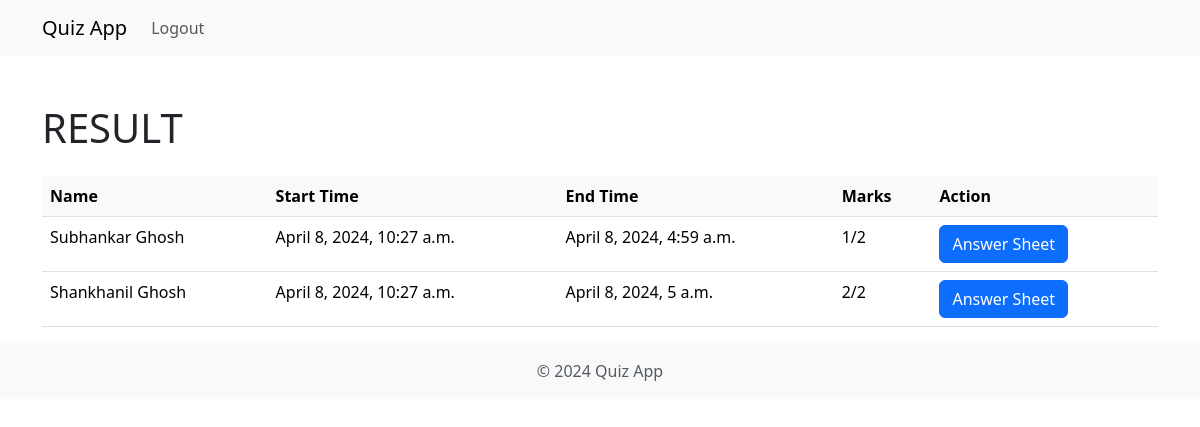
/quiz/attend_exam_list/13 (signed in), run on the app's committed database.
### quiz/models.py (models this page shows)
class QuizAttempt(models.Model):
    user = models.ForeignKey(User, on_delete=models.CASCADE)
    quiz = models.ForeignKey(Quiz, on_delete=models.CASCADE)
    start_time = models.DateTimeField(null=True, blank=True)
    end_time = models.DateTimeField(null=True, blank=True)
    score = models.PositiveIntegerField(default=0)

### quiz/views.py (the view)
# urls.py: path('attend_exam_list/<int:quiz_id>',ExamAttendListView,name="attend-exam-list"),
def ExamAttendListView(request, quiz_id):
    quiz = Quiz.objects.get(id=quiz_id)
    if request.user.is_staff:
        quiz_attempts = QuizAttempt.objects.filter(quiz=quiz)
    else:
        quiz_attempts = QuizAttempt.objects.filter(quiz=quiz, user=request.user)
    quiz_scores = {attempt: attempt.score for attempt in quiz_attempts}
    total_questions = Question.objects.filter(quiz=quiz)
    question_count = len(total_questions)
    return render(request,'quiz/exam-attempt-list.html',{"quiz_scores":quiz_scores,"question_count":question_count})

### templates/quiz/exam-attempt-list.html
{% extends 'base/quiz-header.html' %}
    {% block content %}
    <div class="container mt-5 table-container">
        <div class="d-flex justify-content-between align-items-center mb-4">
            <h1 class="mb-0">RESULT</h1>
        </div>
        <table class="table">
            <thead>
                <tr>
                    <th>Name</th>
                    <th>Start Time</th>
                    <th>End Time</th>
                    <th>Marks</th>
                    <th>Action</th>
                </tr>
            </thead>
            <tbody>
                {% for attempt, score in quiz_scores.items %}
                <tr>
                    <td>{{ attempt.user.first_name }} {{ attempt.user.last_name }}</td>
                    <td>{{ attempt.start_time }}</td>
                    <td>{{ attempt.end_time }}</td>
                    <td>{{ attempt.score }}/{{ question_count }}</td>
                    <td><a href="{% url 'exam-answer-sheet' attempt.id %}" class="btn btn-primary me-2">Answer Sheet</a></td>
                </tr>
                {% endfor %}
            </tbody>
        </table>
    </div>
{% endblock %}

### templates/base/quiz-header.html (style rules this page uses)
.table-container { overflow-x: auto; }
.table { width: 100%; }
.table th, .table td { padding: 8px; text-align: left; }
.table th { background-color: #f8f9fa; }

### data on the page
QuizAttempt: user.first_name "Subhankar", user.last_name "Ghosh", start_time "April 8, 2024, 10:27 a.m.", end_time "April 8, 2024, 4:59 a.m.", score "1", question_count "2"
QuizAttempt: user.first_name "Shankhanil", user.last_name "Ghosh", start_time "April 8, 2024, 10:27 a.m.", end_time "April 8, 2024, 5 a.m.", score "2"
